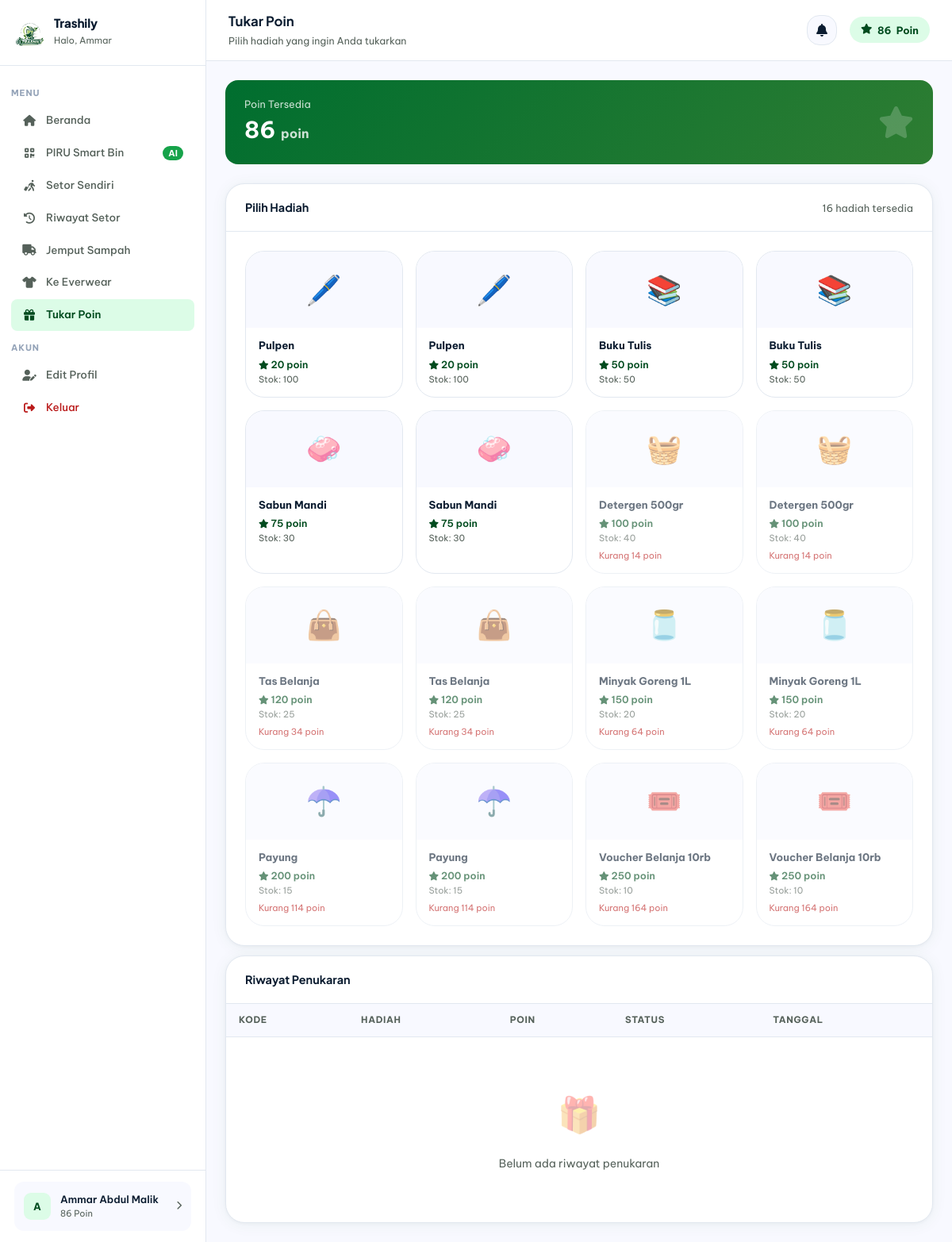
The page /customer/penukaran.php (signed in) on the database its author committed.
### tables this page shows
CREATE TABLE `users` (
  `id` int NOT NULL,
  `nama` varchar(100) NOT NULL,
  `email` varchar(100) NOT NULL,
  `password` varchar(255) NOT NULL,
  `no_hp` varchar(20) DEFAULT NULL,
  `alamat` text,
  `role` enum('admin','customer') DEFAULT 'customer',
  `poin` int DEFAULT '0',
  `created_at` timestamp NULL DEFAULT CURRENT_TIMESTAMP
);

CREATE TABLE `hadiah` (
  `id` int NOT NULL,
  `nama` varchar(100) NOT NULL,
  `deskripsi` text,
  `poin_dibutuhkan` int NOT NULL,
  `stok` int DEFAULT '0',
  `gambar` varchar(255) DEFAULT NULL,
  `is_active` tinyint(1) DEFAULT '1',
  `created_at` timestamp NULL DEFAULT CURRENT_TIMESTAMP
);

### customer/penukaran.php (the view, shortened to what this page needs)
<?php
require_once '../config/database.php';
$uid = $_SESSION['user_id'];
$user = $conn->query("SELECT poin FROM users WHERE id = $uid")->fetch_assoc();
$poin_user = $user['poin'];
$hadiah_list = $conn->query("SELECT * FROM hadiah WHERE is_active = 1 ORDER BY poin_dibutuhkan ASC");
$hadiah_arr = [];
while ($h = $hadiah_list->fetch_assoc()) $hadiah_arr[] = $h;
$riwayat = $conn->query("
    SELECT p.kode_penukaran, p.poin_digunakan, p.status, p.created_at,
           h.nama as hadiah_nama
    FROM penukaran p
    JOIN hadiah h ON p.hadiah_id = h.id
    WHERE p.customer_id = $uid
    ORDER BY p.created_at DESC
    LIMIT 10
");
$hadiah_emoji_map = ['Pulpen'=>'🖊️','Buku'=>'📚','Sabun'=>'🧼','Minyak'=>'🫙','Detergen'=>'🧺','Payung'=>'☂️','Tas'=>'👜','Voucher'=>'🎟️'];
function getEmoji2($nama) {
    global $hadiah_emoji_map;
    foreach ($hadiah_emoji_map as $key => $emoji) {
        if (stripos($nama, $key) !== false) return $emoji;
    }
    return '🎁';
}
?>
<!DOCTYPE html>
<html lang="id">
<head>
    <link rel="stylesheet" href="https://cdnjs.cloudflare.com/ajax/libs/font-awesome/6.5.0/css/all.min.css">
    <link rel="stylesheet" href="../assets/css/output.css">
</head>
<body>
<div class="layout">
    <?php include '../includes/sidebar_customer.php'; ?>
    <main class="main">
        <div class="topbar">
            <div class="topbar-left">
                <div>
                    <h1>Tukar Poin</h1>
                    <p>Pilih hadiah yang ingin Anda tukarkan</p>
                </div>
            </div>
            <div class="topbar-right">
                <?php include '../includes/notif_customer.php'; ?>
                <div class="poin-badge">
                    <i class="fa-solid fa-star"></i>
                    <span id="poinDisplay"><?= number_format($poin_user, 0, ',', '.') ?></span> Poin
                </div>
            </div>
        </div>
        <div class="content">
            <div style="background:linear-gradient(135deg,var(--primary) 0%,#2E7D32 100%);border-radius:16px;padding:1.25rem 1.5rem;color:#fff;margin-bottom:1.5rem;display:flex;align-items:center;justify-content:space-between">
                <div>
                    <div style="font-size:.8rem;opacity:.8">Poin Tersedia</div>
                    <div style="font-size:1.8rem;font-weight:700"><?= number_format($poin_user) ?> <span style="font-size:1rem;opacity:.8">poin</span></div>
                </div>
                <i class="fa-solid fa-star" style="font-size:2.5rem;opacity:.2"></i>
            </div>
            <div class="card mb-3">
                <div class="card-header">
                    <h3>Pilih Hadiah</h3>
                    <span class="text-muted text-small"><?= count($hadiah_arr) ?> hadiah tersedia</span>
                </div>
                <div class="card-body">
                    <?php if (empty($hadiah_arr)): ?>
                    <div class="empty-state"><div class="empty-icon">🎁</div><p>Belum ada hadiah tersedia</p></div>
                    <?php else: ?>
                    <div class="hadiah-grid">
                        <?php foreach ($hadiah_arr as $h):
                            $bisa = $poin_user >= $h['poin_dibutuhkan'] && $h['stok'] > 0;
                        ?>
                        <div class="hadiah-card <?= !$bisa ? 'disabled' : '' ?>"
                             onclick="<?= $bisa ? "pilihHadiah({$h['id']}, '{$h['nama']}', {$h['poin_dibutuhkan']})" : "Swal.fire({icon:'warning',title:'Poin Kurang',text:'Poin Anda tidak mencukupi untuk hadiah ini.',confirmButtonColor:'#4CAF50'})" ?>"
                             style="<?= !$bisa ? 'opacity:.6;cursor:not-allowed' : '' ?>">
                            <div class="hadiah-img"><?= getEmoji2($h['nama']) ?></div>
                            <div class="hadiah-info">
                                <div class="hadiah-name"><?= htmlspecialchars($h['nama']) ?></div>
                                <div class="hadiah-poin"><i class="fa-solid fa-star" style="font-size:.7rem"></i> <?= number_format($h['poin_dibutuhkan']) ?> poin</div>
                                <div class="hadiah-stok">Stok: <?= $h['stok'] ?></div>
                                <?php if (!$bisa && $h['stok'] > 0): ?>
                                <div style="font-size:.7rem;color:var(--danger);margin-top:.25rem">Kurang <?= number_format($h['poin_dibutuhkan'] - $poin_user) ?> poin</div>
                                <?php elseif ($h['stok'] <= 0): ?>
                                <div style="font-size:.7rem;color:var(--danger);margin-top:.25rem">Stok habis</div>
                                <?php endif; ?>
                            </div>
                        </div>
                        <?php endforeach; ?>
                    </div>
                    <?php endif; ?>
                </div>
            </div>
            <div class="card">
                <div class="card-header">
                    <h3>Riwayat Penukaran</h3>
                </div>
                <div class="table-wrap">
                    <table>
                        <thead>
                            <tr>
                                <th>Kode</th>
                                <th>Hadiah</th>
                                <th>Poin</th>
                                <th>Status</th>
                                <th>Tanggal</th>
                            </tr>
                        </thead>
                        <tbody>
                            <?php if ($riwayat->num_rows === 0): ?>
                            <tr><td colspan="5"><div class="empty-state"><div class="empty-icon">🎁</div><p>Belum ada riwayat penukaran</p></div></td></tr>
                            <?php endif; ?>
                        </tbody>
                    </table>
                </div>
            </div>
        </div>
    </main>
</div>
</body>
</html>

### rows shown on the page
users: poin "86"
hadiah: nama "🖊️", nama "Pulpen", poin_dibutuhkan "20", stok "100"
hadiah: nama "🖊️", nama "Pulpen", poin_dibutuhkan "20", stok "100"
hadiah: nama "📚", nama "Buku Tulis", poin_dibutuhkan "50", stok "50"
hadiah: nama "📚", nama "Buku Tulis", poin_dibutuhkan "50", stok "50"
hadiah: nama "🧼", nama "Sabun Mandi", poin_dibutuhkan "75", stok "30"
hadiah: nama "🧼", nama "Sabun Mandi", poin_dibutuhkan "75", stok "30"
hadiah: nama "🧺", nama "Detergen 500gr", poin_dibutuhkan "100", stok "40", $h['poin_dibutuhkan']-$poin_user "14"
hadiah: nama "🧺", nama "Detergen 500gr", poin_dibutuhkan "100", stok "40", $h['poin_dibutuhkan']-$poin_user "14"
hadiah: nama "👜", nama "Tas Belanja", poin_dibutuhkan "120", stok "25", $h['poin_dibutuhkan']-$poin_user "34"
hadiah: nama "👜", nama "Tas Belanja", poin_dibutuhkan "120", stok "25", $h['poin_dibutuhkan']-$poin_user "34"
hadiah: nama "🫙", nama "Minyak Goreng 1L", poin_dibutuhkan "150", stok "20", $h['poin_dibutuhkan']-$poin_user "64"
hadiah: nama "🫙", nama "Minyak Goreng 1L", poin_dibutuhkan "150", stok "20", $h['poin_dibutuhkan']-$poin_user "64"
hadiah: nama "☂️", nama "Payung", poin_dibutuhkan "200", stok "15", $h['poin_dibutuhkan']-$poin_user "114"
hadiah: nama "☂️", nama "Payung", poin_dibutuhkan "200", stok "15", $h['poin_dibutuhkan']-$poin_user "114"
hadiah: nama "🎟️", nama "Voucher Belanja 10rb", poin_dibutuhkan "250", stok "10", $h['poin_dibutuhkan']-$poin_user "164"
hadiah: nama "🎟️", nama "Voucher Belanja 10rb", poin_dibutuhkan "250", stok "10", $h['poin_dibutuhkan']-$poin_user "164"

### other values the page prints
explode(' ', $_SESSION['nama'] ?? 'Customer')[0] "Ammar"
substr($_SESSION['nama'] ?? 'C', 0, 1) "A"
$_SESSION['nama'] "Ammar Abdul Malik"
$_SESSION['poin'] "86"
count($hadiah_arr) "16"
